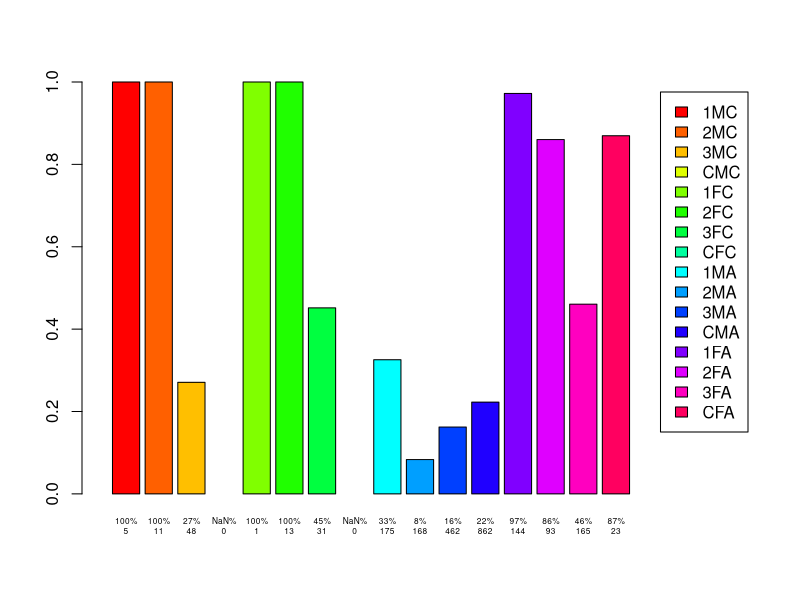

R code for this plot:
library(data.table)

dfTitanic <- data.frame(Titanic)
dtTitanic <- data.table(dfTitanic)

dtTitanic[, nTot := sum(Freq), by=c('Sex', 'Class', 'Age')]
dtTitanic[, percentage := Freq / nTot]
dtAll <- dtTitanic[Survived == 'Yes', ]
dtAll[, ClassAbbr := substring(Class, 1, 1)]
dtAll[, SexAbbr := ifelse(Sex == 'Male', 'M', 'F')]
dtAll[, AgeAbbr := ifelse(Age == 'Child', 'C', 'A')]
dtAll[, textLegend := paste(ClassAbbr, SexAbbr, AgeAbbr, sep='')];
dtAll[, colorPlot := rainbow(nrow(dtAll))]
dtAll[, labelPerc := paste(round(percentage * 100), '%', sep='')]
dtAll[, label := paste(labelPerc, nTot, sep='\n')]

barplot(
  height=dtAll[, percentage],
  names.arg=dtAll[, label],
  col=dtAll[, colorPlot],
  xlim=c(0, 23),
  legend.text=dtAll[, textLegend],
  cex.names=0.5
)
